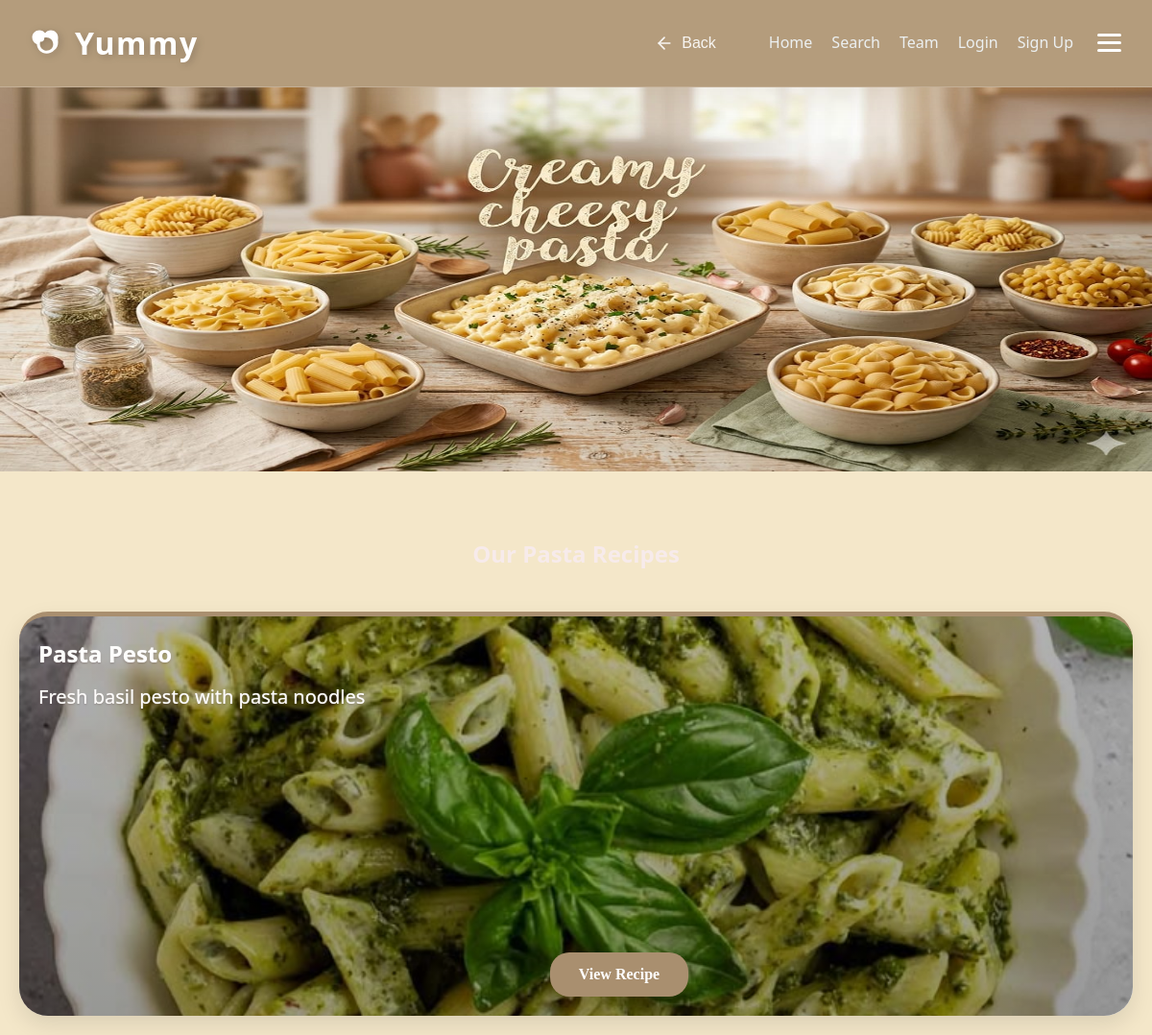
The app's page /pasta/ with its own data.
### recipes/models.py (models this page shows, shortened)
class Recipe(models.Model):
    DIET_CHOICES = [
        ('all', 'General / Non-Specific'),
        ('keto', 'Keto Friendly'),
        ('vegan', 'Vegan / Vegetarian'),
        ('protein', 'High Protein'),
        ('gluten-free', 'Gluten-Free'),
    ]
    title = models.CharField(max_length=200, verbose_name="Recipe Title")
    slug = models.SlugField(unique=True, blank=True, null=True)
    description = models.TextField(help_text="Briefly describe the dish")
    ingredients = models.TextField(help_text="Separate ingredients with a comma or new line")
    instructions = models.TextField()
    image = models.ImageField(upload_to='recipes/%Y/%m/%d/', default='default_recipe.jpg')
    category = models.ForeignKey(Category, on_delete=models.SET_NULL, null=True, related_name='recipes')
    author = models.ForeignKey(User, on_delete=models.CASCADE, related_name='my_recipes')
    diet_type = models.CharField(max_length=20, choices=DIET_CHOICES, default='all',null=True,blank=True)
    prep_time = models.PositiveIntegerField(default=30, help_text="Preparation time in minutes",null=True,blank=True)
    calories = models.PositiveIntegerField(default=500, help_text="Calories per serving",null=True,blank=True)
    created_at = models.DateTimeField(auto_now_add=True)
    updated_at = models.DateTimeField(auto_now=True)
    class Meta:
        ordering = ['-created_at']
        verbose_name = "Recipe"
        verbose_name_plural = "Recipes"

### recipes/views.py (the view, shortened to what this page needs)
# urls.py: path("pasta/", views.category_detail, {'category_name': 'Pasta'}, name="pasta"),
def category_detail(request, category_name):
    category_slug = category_name.lower().replace("-", " ").strip()
    favorite_recipe_ids = []
    if request.user.is_authenticated:
        favorite_recipe_ids = Favorite.objects.filter(user=request.user).values_list('recipe_id', flat=True)
    category_obj = get_object_or_404(Category, name__iexact=category_slug)
    recipes = Recipe.objects.filter(category=category_obj)
    category_slug = category_slug.lower()
    clean_name = category_slug.replace(" ", "_").replace("-", "_")
    simple_name = category_slug.replace(" ", "").replace("-", "")
    hub_templates = {
        'bakery': 'recipes/bakery/bakery.html',
        'main dish': 'recipes/main_dish/maindish.html',
        'healthy': 'recipes/healthy/Healthy Food.html',
        'drinks': 'recipes/drinks/drinks.html',
        'dessert': 'recipes/desserts/dessert.html',
        'appetizers': 'recipes/appetizers/appetizers.html',
    }
    template_name = hub_templates.get(category_slug)
    if not template_name:
        possible_templates = [
            f"recipes/{clean_name}/{clean_name}.html",
            f"recipes/{clean_name}/{simple_name}.html",
            f"recipes/main_dish/{clean_name}.html",
            f"recipes/main_dish/{simple_name}.html",
            f"recipes/bakery/{clean_name}.html",
            f"recipes/bakery/{simple_name}.html",
            f"recipes/{clean_name}s/{clean_name}.html",
            f"recipes/drinks/{clean_name}.html",
            f"recipes/desserts/{clean_name}.html",
            f"recipes/bakery/macrons.html" if clean_name == "macarons" else None,
        ]
        possible_templates = [t for t in possible_templates if t]
        template_name = None
        for t in possible_templates:
            try:
                get_template(t)
                template_name = t
                break
            except TemplateDoesNotExist:
                continue
        if not template_name:
            template_name = "recipes/recipes.html"
    return render(request, template_name, {
        "recipes": recipes,
        "category": category_obj.name,
        "category_obj": category_obj,
        "favorite_recipe_ids": favorite_recipe_ids
    })

### recipes/templates/recipes/main_dish/pasta.html (shortened to what this page needs)
{% load static %}
<!DOCTYPE html>
<html lang="en">
<head>
    <link rel="stylesheet" href="{% static 'css/style.css' %}" />
    <link rel="stylesheet" href="{% static 'css/maindish.css' %}">
</head>
<body>
    <div id="navbar">
                <nav class="main-nav">
            <div class="nav-left">
                <a href="{% url 'home' %}" class="logo" style="text-decoration: none;">
                    Yummy
                </a>
            </div>
            <div class="nav-right">
                <button class="nav-back-btn" onclick="window.history.back()" aria-label="Go Back">
                    <svg width="20" height="20" viewBox="0 0 24 24" fill="none" stroke="currentColor" stroke-width="2" stroke-linecap="round" stroke-linejoin="round">
                        <line x1="19" y1="12" x2="5" y2="12"></line>
                        <polyline points="12 19 5 12 12 5"></polyline>
                    </svg>
                    <span>Back</span>
                </button>
                <ul class="nav-links">
                    <li><a href="{% url 'home' %}">Home</a></li>
                    <li><a href="{% url 'search' %}">Search</a></li>
                    <li><a href="{% url 'cover' %}">Team</a></li>
                    {% if user.is_authenticated %}
                        <li><a href="{% url 'favorites' %}">Favorites</a></li>
                        {% if user.is_staff %}
                            <li><a href="{% url 'admin_recipe' %}">Admin</a></li>
                            <li><a href="{% url 'add_recipe' %}">Add Recipe</a></li>
                        {% endif %}
                        <li><a href="{% url 'logout' %}">Logout</a></li>
                    {% else %}
                        <li><a href="{% url 'login' %}">Login</a></li>
                        <li><a href="{% url 'signup' %}">Sign Up</a></li>
                    {% endif %}
                </ul>
                <div class="menu-icon" id="menu-icon-btn">
                    <div class="bar"></div>
                    <div class="bar"></div>
                    <div class="bar"></div>
                </div>
            </div>
        </nav>
    </div>
    <div class="banner">
        <img src="{% static 'maindish/pasta-banner.jfif' %}" style="width:100%; height:400px; margin-bottom:30px;">
    </div>
    <h2 class="h2">Our Pasta Recipes</h2>
    <div class="recipes-container">
        {% for recipe in recipes %}
        <div class="recipe-card" id="recipe-{{ recipe.pk }}"
            style="background-image: linear-gradient(rgba(0,0,0,0.3), rgba(0,0,0,0.4)), url('{{ recipe.image.url }}'); background-size: cover; background-position: center;"
            onclick="openCard(event, 'recipe-{{ recipe.pk }}-card')">
            <h2>{{ recipe.title }}</h2>
            <p>{{ recipe.description|truncatewords:15 }}</p>
            <a href="javascript:void(0)" class="btn-main" onclick="openCard(event, 'recipe-{{ recipe.pk }}-card')">View
                Recipe</a>
        </div>
        {% empty %}
        <p style="text-align: center; grid-column: 1/-1;">No pasta recipes found yet. Add some in the Admin panel!</p>
        {% endfor %}
    </div>
</body>
</html>

### recipes/static/css/style.css (style rules this page uses)
:root { --cashmere-brown: #B79986; --silk-white: #f2e7df; --biscuit-glaze: #DCC4B5; --dark-oak: #4E443F; --pure-white: #ffffff; --primary-color: var(--cashmere-brown); --primary-hover: var(--biscuit-glaze); --bg-color: var(--silk-white); --card-bg: var(--pure-white); --text-main: var(--dark-oak); --text-muted: #8E827C; --border-radius: 12px; --shadow-lg: 0 8px 20px rgba(183, 153, 134, 0.1); --transition: all 0.3s ease; }
* { margin: 0; padding: 0; box-sizing: border-box; }
body { font-family: "Segoe UI", Tahoma, Geneva, Verdana, sans-serif; line-height: 1.6; background-color: var(--bg-color); color: var(--text-main); }
#navbar { position: sticky; top: 0; z-index: 1000; background-color: color-mix(in srgb, var(--primary-color) 85%, transparent); backdrop-filter: blur(12px); -webkit-backdrop-filter: blur(12px); border-bottom: 1px solid rgba(255, 255, 255, 0.2); box-shadow: 0 8px 32px color-mix(in srgb, var(--primary-color) 20%, transparent); padding: 1.2rem 2rem; transition: var(--transition); }
.main-nav { display: flex; justify-content: space-between; align-items: center; max-width: 1200px; margin: 0 auto; }
.nav-right { display: flex; align-items: center; gap: 25px; }
.logo { display: flex; align-items: center; gap: 10px; color: #fff; font-size: 2rem; font-weight: 900; letter-spacing: 1.5px; text-shadow: 2px 2px 8px rgba(0, 0, 0, 0.2); transition: transform 0.3s ease; }
.logo svg { width: 36px; height: 36px; filter: drop-shadow(2px 2px 4px rgba(0, 0, 0, 0.2)); }
.nav-left { display: flex; align-items: center; }
.nav-back-btn { display: flex; align-items: center; gap: 8px; background: transparent !important; color: white !important; border: none; font-weight: 500; font-size: 1rem; cursor: pointer; padding: 5px 10px; border-radius: 8px; transition: var(--transition); opacity: 0.9; }
.nav-back-btn svg { transition: transform 0.3s ease; }
.nav-links { display: flex; list-style: none; }
.nav-links li { margin-left: 20px; }
.nav-links a { color: #ecf0f1; text-decoration: none; font-weight: 500; position: relative; padding-bottom: 4px; transition: var(--transition); }
.nav-links a::after { content: ''; position: absolute; width: 0; height: 2px; bottom: 0; left: 0; background-color: var(--primary-hover); transition: width 0.3s ease; }
button, .btn-main { background-color: var(--primary-color) !important; color: white !important; padding: 12px 25px; border: none; border-radius: var(--input-radius); font-weight: bold; cursor: pointer; transition: var(--transition); text-decoration: none; display: inline-block; text-align: center; }
.recipes-container { display: grid; grid-template-columns: repeat( 3,1fr); gap: 25px; padding: 20px; max-width: 1200px; margin: 0 auto; }
.recipe-card { background: var(--card-bg); border-radius: var(--border-radius); padding: 25px; box-shadow: var(--shadow-lg); transition: var(--transition); border-top: 5px solid var(--primary-color); }
.nav-links { display: flex !important; list-style: none; }
.menu-icon { cursor: pointer; display: flex; flex-direction: column; justify-content: center; gap: 5px; transition: transform 0.3s ease; }
.bar { width: 25px; height: 3px; background-color: white; border-radius: 2px; transition: background-color 0.3s ease; }
.recipes-container { display: grid; grid-template-columns: repeat(3, 1fr); gap: 35px; padding: 25px; max-width: 1200px; margin: 0 auto; }

### records on screen
Recipe: image (picture), title "Pasta Pesto", description "Fresh basil pesto with pasta noodles"
